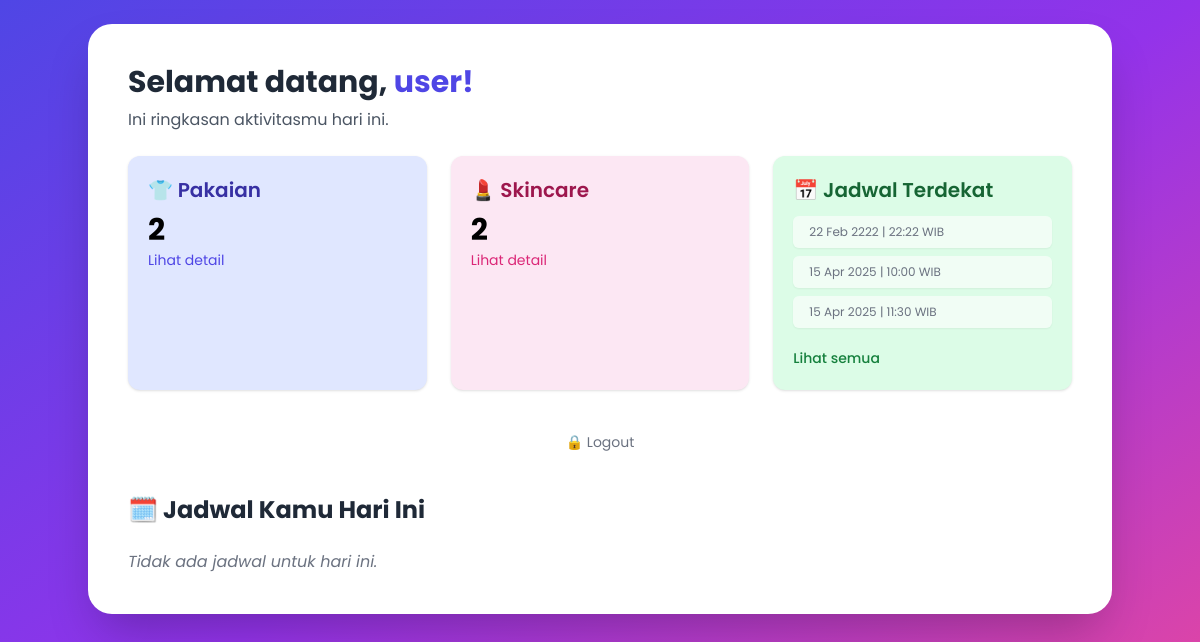
The app's page /dashboard.php (signed in) with its own data.
### tables this page shows
CREATE TABLE `jadwal` (
  `id` int(11) NOT NULL,
  `user_id` int(11) DEFAULT NULL,
  `tanggal` date DEFAULT NULL,
  `kegiatan` varchar(255) DEFAULT NULL,
  `hari` varchar(10) DEFAULT NULL,
  `jam` time DEFAULT NULL,
  `pakaian_id` int(11) DEFAULT NULL,
  `skincare_id` int(11) DEFAULT NULL,
  `catatan` text DEFAULT NULL
);

### dashboard.php (the view, shortened to what this page needs)
<?php
include 'db.php';
$pakaian = $conn->query("SELECT COUNT(*) AS total FROM lemari_pakaian WHERE user_id=" . $_SESSION['user_id'])->fetch_assoc();
$skincare = $conn->query("SELECT COUNT(*) AS total FROM lemari_skincare WHERE user_id=" . $_SESSION['user_id'])->fetch_assoc();
$jadwal = $conn->query("SELECT * FROM jadwal WHERE user_id=" . $_SESSION['user_id'] . " ORDER BY hari LIMIT 3");
$tanggal_hari_ini = date('Y-m-d');
$sql = "SELECT jadwal.*,
       lemari_pakaian.nama AS nama_pakaian,
       lemari_pakaian.foto AS gambar_pakaian,
       lemari_skincare.nama AS nama_skincare,
       lemari_skincare.foto AS gambar_skincare
FROM jadwal
LEFT JOIN lemari_pakaian ON jadwal.pakaian_id = lemari_pakaian.id
LEFT JOIN lemari_skincare ON jadwal.skincare_id = lemari_skincare.id
WHERE jadwal.user_id = " . $_SESSION['user_id'] . " AND jadwal.tanggal = '$tanggal_hari_ini'
";
$jadwal_hari_ini = $conn->query($sql);
?>
<!DOCTYPE html>
<html lang="id">
<head>
  <script src="https://cdn.tailwindcss.com"></script>
</head>
<body class="bg-gradient-to-br from-indigo-600 via-purple-600 to-pink-500 min-h-screen p-6">
  <div class="max-w-5xl mx-auto bg-white rounded-3xl shadow-2xl p-10">
    <h2 class="text-3xl font-bold text-gray-800 mb-2">
      Selamat datang, <span class="text-indigo-600"><?= $_SESSION['username'] ?>!</span>
    </h2>
    <p class="text-gray-600 mb-6">Ini ringkasan aktivitasmu hari ini.</p>
    <div class="grid grid-cols-1 sm:grid-cols-3 gap-6 mb-10">
      <div class="bg-indigo-100 p-5 rounded-xl shadow hover:shadow-xl transition">
        <h3 class="text-xl font-semibold text-indigo-800 mb-2">👕 Pakaian</h3>
        <p class="text-3xl font-bold"><?= $pakaian['total'] ?></p>
        <a href="lemari_pakaian.php" class="text-sm text-indigo-600 hover:underline">Lihat detail</a>
      </div>
      <div class="bg-pink-100 p-5 rounded-xl shadow hover:shadow-xl transition">
        <h3 class="text-xl font-semibold text-pink-800 mb-2">💄 Skincare</h3>
        <p class="text-3xl font-bold"><?= $skincare['total'] ?></p>
        <a href="lemari_skincare.php" class="text-sm text-pink-600 hover:underline">Lihat detail</a>
      </div>
      <div class="bg-green-100 p-5 rounded-xl shadow hover:shadow-xl transition">
  <h3 class="text-xl font-semibold text-green-800 mb-3">📅 Jadwal Terdekat</h3>
  <?php while ($j = $jadwal->fetch_assoc()): ?>
    <div class="flex items-start justify-between bg-white/60 px-4 py-2 rounded-md mb-2 shadow-sm hover:bg-white/80 transition">
      <div>
        <div class="text-xs text-gray-500"><?= date('d M Y', strtotime($j['tanggal'])) ?> | <?= substr($j['jam'], 0, 5) ?> WIB</div>
      </div>
    </div>
  <?php endwhile; ?>
  <a href="jadwal.php" class="inline-block mt-3 text-sm font-medium text-green-700 hover:underline">Lihat semua</a>
</div>
    </div>
    <div class="text-center mt-6">
      <a href="logout.php" class="text-sm text-gray-500 hover:text-red-600 transition">🔒 Logout</a>
    </div>
    <div class="mt-10">
  <h3 class="text-2xl font-bold text-gray-800 mb-6">🗓️ Jadwal Kamu Hari Ini</h3>
  <?php if ($jadwal_hari_ini->num_rows > 0): ?>
    <?php while ($row = $jadwal_hari_ini->fetch_assoc()): ?>
      <div class="border border-gray-300 p-6 rounded-xl shadow-md mb-6 bg-white transition hover:shadow-lg">
        <div class="flex items-center justify-between mb-4">
          <div>
            <h4 class="text-xl font-semibold text-gray-800"><?= date('d M Y', strtotime($row['tanggal'])) ?></h4>
            <span class="text-sm text-gray-500"><?= date('l', strtotime($row['tanggal'])) ?> - <?= substr($row['jam'], 0, 5) ?></span>
          </div>
          <span class="bg-blue-100 text-blue-700 text-sm font-medium px-3 py-1 rounded-full">
            <?= date('H:i', strtotime($row['jam'])) ?>
          </span>
        </div>
        <div class="grid grid-cols-1 md:grid-cols-2 gap-6">
          <div>
            <h5 class="font-medium text-gray-700 mb-1">👚 Pakaian:</h5>
            <?php if (!empty($row['pakaian_id'])): ?>
              <p class="text-gray-600 mb-2"><?= htmlspecialchars($row['nama_pakaian']) ?></p>
              <?php if (!empty($row['gambar_pakaian'])): ?>
                <img src="uploads/<?= $row['gambar_pakaian'] ?>" alt="Gambar Pakaian" class="w-32 h-32 object-cover rounded-lg border">
              <?php endif; ?>
            <?php else: ?>
              <p class="text-gray-400 italic">Tidak ada pakaian yang terjadwal.</p>
            <?php endif; ?>
          </div>
          <div>
            <h5 class="font-medium text-gray-700 mb-1">🧴 Skincare:</h5>
            <?php if (!empty($row['skincare_id'])): ?>
              <p class="text-gray-600 mb-2"><?= htmlspecialchars($row['nama_skincare']) ?></p>
              <?php if (!empty($row['gambar_skincare'])): ?>
                <img src="uploads/<?= $row['gambar_skincare'] ?>" alt="Gambar Skincare" class="w-32 h-32 object-cover rounded-lg border">
              <?php endif; ?>
            <?php else: ?>
              <p class="text-gray-400 italic">Tidak ada skincare yang terjadwal.</p>
            <?php endif; ?>
          </div>
        </div>
        <?php if (!empty($row['catatan'])): ?>
          <div class="mt-4 border-t pt-3">
            <p class="text-sm text-gray-600">📝 <span class="font-medium text-gray-800">Catatan:</span> <?= htmlspecialchars($row['catatan']) ?></p>
          </div>
        <?php endif; ?>
      </div>
    <?php endwhile; ?>
  <?php else: ?>
    <p class="text-gray-500 italic">Tidak ada jadwal untuk hari ini.</p>
  <?php endif; ?>
</div>
  </div>
</body>
</html>

### dashboard.php (style rules this page uses)
body { font-family: 'Poppins', sans-serif; }

### records on screen
jadwal: tanggal "22 Feb 2222", jam "22:22"
jadwal: tanggal "15 Apr 2025", jam "10:00"
jadwal: tanggal "15 Apr 2025", jam "11:30"

### other values on screen
$_SESSION['username'] "user"
$pakaian['total'] "2"
$skincare['total'] "2"
